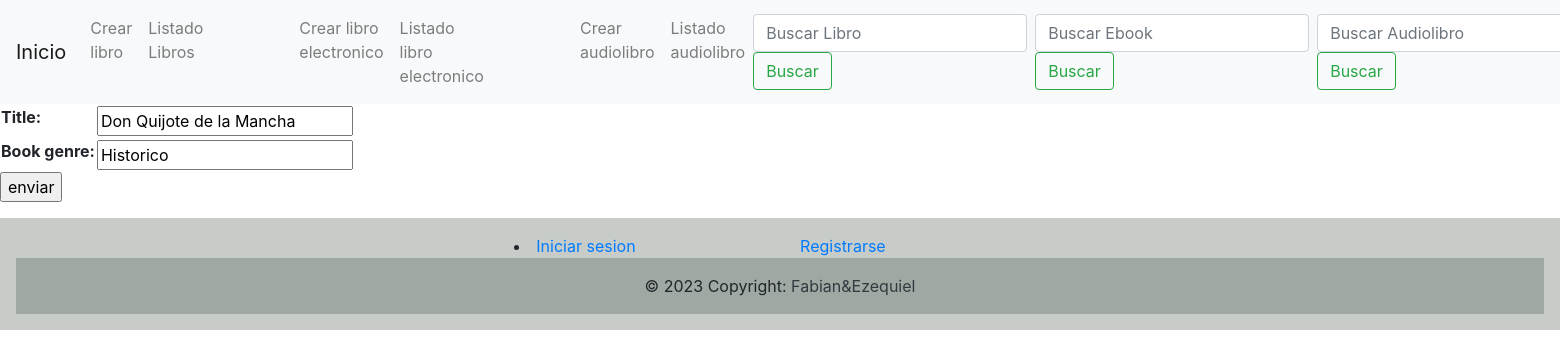
Page /update_audiobook/1/ on the earlier database version.
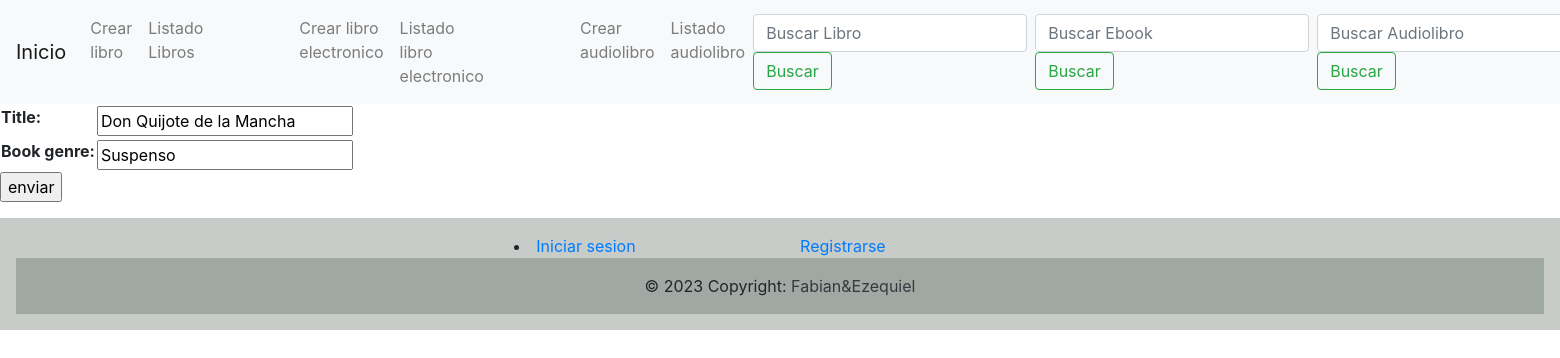
Same page on the later database version.
### catalog/models.py (models this page shows, shortened)
class Audiobooks(models.Model):
    title = models.CharField(max_length=120)
    book_genre = models.CharField(max_length=40)

### catalog/views.py (the view)
# urls.py: path('update_audiobook/<int:pk>/', update_audiobook, name = 'update_audiobook'),
def update_audiobook(request, pk):
    if request.method == 'POST':
        form_audiobook = Formulario_create_audiobook(request.POST)
        if form_audiobook.is_valid():
            audiobook = Audiobooks.objects.get(id=pk)
            audiobook.title = form_audiobook.cleaned_data['title']
            audiobook.book_genre = form_audiobook.cleaned_data['book_genre']
            audiobook.save()
            return redirect(list_audiobook)
    elif request.method == 'GET':
        audiobook = Audiobooks.objects.get(id=pk)
        form_audiobook = Formulario_create_audiobook(initial={'title':audiobook.title, 'book_genre':audiobook.book_genre})
        context = {'form_audiobook': form_audiobook}
        return render(request, 'update_audiobook.html', context = context)

### catalog/forms.py
class Formulario_create_audiobook(forms.Form):
      title = forms.CharField(max_length=120)
      book_genre = forms.CharField(max_length=40)

### templates/update_audiobook.html (shortened to what this page needs)
{% extends 'base.html' %}
{% block contenido_que_cambia %}
<form action="" method="POST">
<table>
    {{form_audiobook.as_table}}
</table>
<p><input type="submit" value="enviar"></p>
</form>
    {% endblock %}

Differences in the rows shown:
changed Audiobooks "Don Quijote de la Mancha": book_genre "Historico" → "Suspenso"
